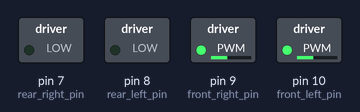
Bench run of a sketch on a simulated Arduino Uno, built with avr-gcc and run on an emulated ATmega328P. On the bench: switched loads named in the sketch (green lamp = pin HIGH).

Above: at 0.1 s.
At 0.6 s:
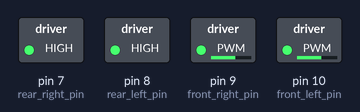
Timing chart, 0 to 2.1 s (numbered marks = the images above):
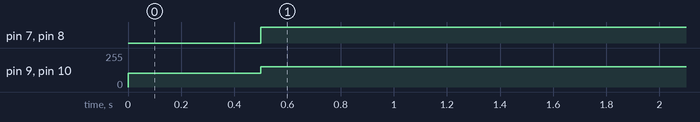

Measured:
- by itself, pin 7 (rear_right_pin), pin 8 (rear_left_pin): LOW → HIGH at 0.50 s
- by itself, pin 9 (front_right_pin), pin 10 (front_left_pin): 102/255 → 153/255 at 0.50 s

The sketch:

Friction_Wheel.ino
```cpp
int8_t front_left_pin = 10;
int8_t front_right_pin = 9;
int8_t rear_left_pin = 8;
int8_t rear_right_pin = 7;

void setup() {
  pinMode(front_left_pin, OUTPUT);
  pinMode(front_right_pin, OUTPUT);
  pinMode(rear_left_pin, OUTPUT);
  pinMode(rear_right_pin, OUTPUT);


  // initializes friction wheels
  // 40% duty cycle
  // equivalent to setting PWMx = 1000 in trapezoid board
  analogWrite(front_left_pin, 255 * 0.4);
  analogWrite(front_right_pin, 255 * 0.4);
  analogWrite(rear_left_pin, 255 * 0.4);
  analogWrite(rear_right_pin, 255 * 0.4);

  delay(500);
}

void loop() {
  // equivalent to setting PWMx = 1500 in trapezoid board
  analogWrite(front_left_pin, 255 * 0.6);
  analogWrite(front_right_pin, 255 * 0.6);
  analogWrite(rear_left_pin, 255 * 0.6);
  analogWrite(rear_right_pin, 255 * 0.6);

}
```
